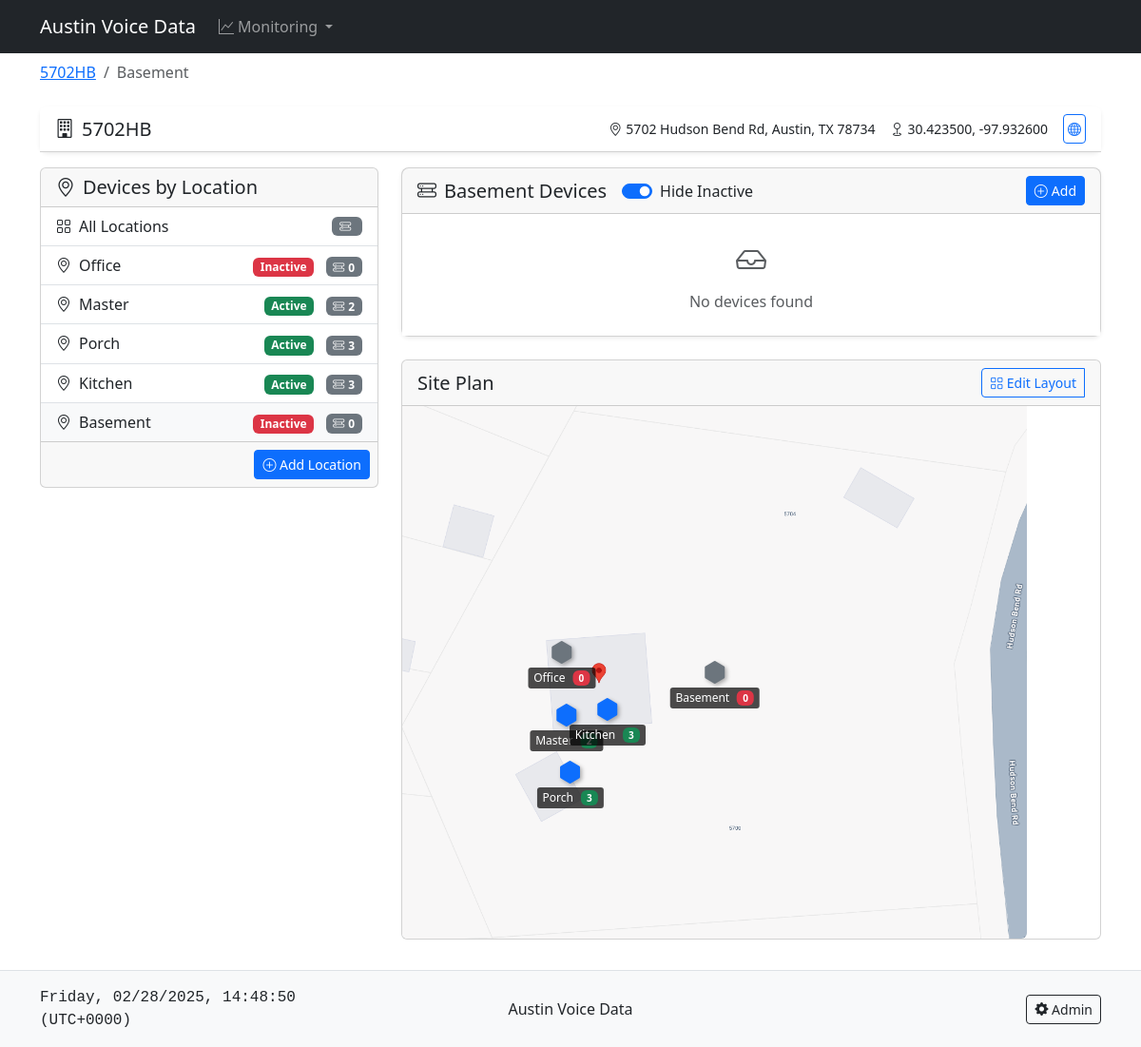
Page /5702hb/location/6/ on the committed database.
### sensors/models.py (models this page shows, shortened)
class Location(models.Model):
    name = models.CharField(max_length=100)
    place = models.ForeignKey(Place, on_delete=models.CASCADE, related_name='locations')
    x_coord = models.DecimalField(max_digits=5, decimal_places=2, null=True, blank=True)
    y_coord = models.DecimalField(max_digits=5, decimal_places=2, null=True, blank=True)
    is_active = models.BooleanField(
        default=True,
        help_text="Inactive locations will be hidden by default"
    )
    created_at = models.DateTimeField(auto_now_add=True)
    updated_at = models.DateTimeField(auto_now=True)
    class Meta:
        verbose_name_plural = '2. Locations'

class Place(models.Model):
    name = models.CharField(max_length=100)
    slug = models.SlugField(unique=True, null=True, blank=True)
    address = models.TextField()
    latitude = models.DecimalField(max_digits=9, decimal_places=6)
    longitude = models.DecimalField(max_digits=9, decimal_places=6)
    is_active = models.BooleanField(default=True)
    site_plan = models.ImageField(
        upload_to='site_plans/',
        null=True,
        blank=True,
        validators=[
            FileExtensionValidator(['jpg', 'jpeg', 'png']),
            validate_image_size
        ],
        help_text="Upload a site plan image (JPG/PNG, minimum 1024x768, max 5MB)"
    )
    site_plan_scale = models.FloatField(default=1.0)
    site_plan_x = models.FloatField(default=0)
    site_plan_y = models.FloatField(default=0)
    created_at = models.DateTimeField(auto_now_add=True)
    updated_at = models.DateTimeField(auto_now=True)
    class Meta:
        verbose_name_plural = '1. Places'

### sensors/views.py (the view)
# urls.py: path('<slug:place_slug>/location/<int:pk>/', views.LocationDetailView.as_view(), name='location_detail'),
class LocationDetailView(DetailView):
    model = Location
    template_name = 'sensors/location_detail.html'
    def get_context_data(self, **kwargs):
        context = super().get_context_data(**kwargs)
        locations = self.object.place.locations.annotate(
            active_devices_count=Count('devices', filter=Q(devices__is_active=True)),
            inactive_devices_count=Count('devices', filter=Q(devices__is_active=False))
        )
        context['place_locations'] = locations
        context['location'] = locations.get(pk=self.object.pk)
        m = folium.Map(
            location=[float(self.object.place.latitude), float(self.object.place.longitude)],
            zoom_start=15
        )
        folium.Marker(
            location=[float(self.object.place.latitude), float(self.object.place.longitude)],
            popup=self.object.place.name,
            tooltip=self.object.place.name,
            icon=folium.Icon(color='red', icon='info-sign')
        ).add_to(m)
        context['map_html'] = m._repr_html_()
        devices = self.object.devices.all()
        device_data = []
        for device in devices:
            device_data.append({
                'device': device,
                'total_sensors': device.sensors.count(),
                'active_sensors': device.sensors.filter(is_active=True).count(),
            })
        context['device_data'] = device_data
        context['total_devices'] = devices.count()
        context['active_devices'] = devices.filter(is_active=True).count()
        return context

### sensors/templates/sensors/location_detail.html (shortened to what this page needs)
{% extends "sensors/base.html" %}
{% block content %}
<div class="row">
    <div class="col-md-12 mb-4">
        <div class="d-flex justify-content-between align-items-center">
            <div>
                <nav aria-label="breadcrumb">
                    <ol class="breadcrumb mb-0">
                        <li class="breadcrumb-item">
                            <a href="{% url 'sensors:place_detail' location.place.slug %}">
                                {{ location.place.name }}
                            </a>
                        </li>
                        <li class="breadcrumb-item active">{{ location.name }}</li>
                    </ol>
                </nav>
            </div>
        </div>
    </div>
    <div class="col-12">
        {% include "sensors/includes/place_title_card.html" with place=location.place %}
    </div>
    <div class="col-md-4">
        <div class="card mb-4">
            <div class="card-header">
                <h5 class="card-title mb-0">
                    <i class="bi bi-geo-alt me-2"></i>Devices by Location
                </h5>
            </div>
            <div class="card-body p-0">
                <div class="list-group list-group-flush">
                    <a href="{% url 'sensors:place_devices' place_slug=location.place.slug %}"
                       class="list-group-item list-group-item-action d-flex justify-content-between align-items-center">
                        <div>
                            <i class="bi bi-grid me-2"></i>All Locations
                        </div>
                        <span class="badge bg-secondary" title="Total Devices">
                            <i class="bi bi-hdd-rack me-1"></i>{{ devices.count }}
                        </span>
                    </a>
                    {% for loc in place_locations %}
                    <a href="{% url 'sensors:location_devices' place_slug=location.place.slug location_pk=loc.pk %}"
                       class="list-group-item list-group-item-action d-flex justify-content-between align-items-center {% if loc == location %}bg-light{% endif %}">
                        <div>
                            <i class="bi bi-geo-alt me-2"></i>{{ loc.name }}
                        </div>
                        <div>
                            <span class="badge {% if loc.is_active %}bg-success{% else %}bg-danger{% endif %} me-2">
                                {% if loc.is_active %}Active{% else %}Inactive{% endif %}
                            </span>
                            <span class="badge bg-secondary">
                                <i class="bi bi-hdd-rack me-1"></i>{{ loc.active_devices_count }}
                            </span>
                        </div>
                    </a>
                    {% endfor %}
                </div>
            </div>
            <div class="card-footer text-end p-2">
                <a href="{% url 'sensors:location_create' place_slug=location.place.slug %}"
                   class="btn btn-primary btn-sm">
                    <i class="bi bi-plus-circle"></i> Add Location
                </a>
            </div>
        </div>
    </div>
    <div class="col-md-8">
        <div class="card rounded-3 shadow-sm border-1 mb-4">
            <div class="card-header py-2">
                <div class="d-flex justify-content-between align-items-center">
                    <div class="d-flex align-items-center gap-3">
                        <h5 class="card-title mb-0">
                            <i class="bi bi-hdd-rack me-2"></i>{{ location.name }} Devices
                        </h5>
                        <div class="form-check form-switch mb-0">
                            <input class="form-check-input" type="checkbox" id="showInactiveDevices">
                            <label class="form-check-label" for="showInactiveDevices">
                                Hide Inactive
                            </label>
                        </div>
                    </div>
                    <div>
                        <a href="{% url 'sensors:device_create' place_slug=location.place.slug location_pk=location.pk %}"
                           class="btn btn-primary btn-sm">
                            <i class="bi bi-plus-circle me-1"></i>Add
                        </a>
                    </div>
                </div>
            </div>
            <div class="card-body p-0">
                <div class="list-group list-group-flush">
                    {% for device in device_data %}
                    <div class="list-group-item {% if not device.device.is_active %}inactive-device{% endif %}"
                        {% if not device.device.is_active %}style="display: none;"{% endif %}>
                        <div class="d-flex justify-content-between align-items-center">
                            <div>
                                <h6 class="mb-1">
                                <a href="{% url 'sensors:device_detail' place_slug=location.place.slug location_pk=location.pk pk=device.device.pk %}"
                                    class="btn btn-sm btn-outline-info text-dark">
                                    <i class="bi bi-hdd-rack"></i> {{ device.device.name }}
                                </a>
                                {% if not device.device.is_active %}
                                <span class="badge bg-danger ms-2">Inactive</span>
                                {% endif %}
                                </h6>
                                <small class="text-body-secondary">
                                    <span class="badge bg-light text-dark border">
                                        {{ device.device.device_type }}
                                    </span>
                                    {% if device.device.manufacturer or device.device.model %}
                                    <span class="mx-1">•</span>
                                    {% if device.device.manufacturer %}{{ device.device.manufacturer }}{% endif %}
                                    {% if device.device.manufacturer and device.device.model %} - {% endif %}
                                    {% if device.device.model %}{{ device.device.model }}{% endif %}
                                    {% endif %}
                                    {% if device.device.serial_number %}
                                    <span class="mx-1">•</span>
                                    Serial: {{ device.device.serial_number }}
                                    {% endif %}
                                </small>
                            </div>
                            <div class="d-flex align-items-center gap-2">
                                <div class="form-check form-switch mb-0">
                                    <input class="form-check-input device-status-toggle"
                                           type="checkbox"
                                           id="deviceStatus_{{ device.device.pk }}"
                                           data-device-id="{{ device.device.pk }}"
                                           data-location-id="{{ device.device.location.pk }}"
                                           data-place-slug="{{ device.device.location.place.slug }}"
                                           {% if device.device.is_active %}checked{% endif %}
                                           {% if not device.device.location.is_active %}disabled{% endif %}>
                                </div>
                                <div class="btn-group" role="group" aria-label="Device Actions">
                                    <a href="{% url 'sensors:device_update' place_slug=location.place.slug location_pk=location.pk pk=device.device.pk %}"
                                       class="btn btn-warning btn-sm">
                                        <i class="bi bi-pencil"></i>
                                    </a>
                                    <a href="{% url 'sensors:device_delete' place_slug=location.place.slug location_pk=location.pk pk=device.device.pk %}"
                                       class="btn btn-danger btn-sm">
                                        <i class="bi bi-trash"></i>
                                    </a>
                                </div>
                            </div>
                        </div>
                    </div>
                    {% empty %}
                    <div class="list-group-item">
                        <div class="text-center text-muted py-3">
                            <i class="bi bi-inbox fs-2"></i>
                            <p class="mb-0 mt-2">No devices found</p>
                        </div>
                    </div>
                    {% endfor %}
                </div>
            </div>
        </div>
        {% include "sensors/includes/site_plan_card.html" with place=location.place locations=place_locations current_location=location %}
    </div>
</div>
{% endblock %}

### sensors/templates/sensors/includes/place_title_card.html (shortened to what this page needs)
{% load widget_tweaks %}
<div class="card rounded-3 shadow-sm border-0 mb-3">
    <div class="card-header bg-white py-2">
        <div class="d-flex justify-content-between align-items-center">
            <h5 class="card-title mb-0">
                <i class="bi bi-building me-2"></i>{{ place.name }}
            </h5>
            <div class="d-flex align-items-center gap-3 small">
                <span>
                    <i class="bi bi-geo-alt me-1"></i>{{ place.address }}
                </span>
                <span>
                    <i class="bi bi-geo me-1"></i>{{ place.latitude }}, {{ place.longitude }}
                </span>
                <a href="https://www.google.com/maps?q={{ place.latitude }},{{ place.longitude }}"
                   onclick="window.open(this.href, 'googleMaps', 'width=800,height=600'); return false;"
                   class="btn btn-outline-primary btn-sm p-1"
                   title="Open in Google Maps">
                    <i class="bi bi-globe"></i>
                </a>
            </div>
        </div>
    </div>
</div>

### sensors/templates/sensors/includes/site_plan_card.html (shortened to what this page needs)
<div class="card mb-4">
    <div class="card-header d-flex justify-content-between align-items-center">
        <h5 class="card-title mb-0">Site Plan</h5>
        <div class="btn-group">
            <button id="editModeToggle" class="btn btn-sm btn-outline-primary">
                <i class="bi bi-grid"></i> Edit Layout
            </button>
        </div>
    </div>
    <div class="card-body p-0">
        <div id="siteMapContainer" class="position-relative"
             style="aspect-ratio: {{ place.site_plan.width }}/{{ place.site_plan.height }}; overflow: hidden;"
             data-scale="{{ place.site_plan_scale }}"
             data-x="{{ place.site_plan_x }}"
             data-y="{{ place.site_plan_y }}">
            <img src="{{ place.site_plan.url }}" alt="Site plan"
                 class="img-fluid w-100 h-100" style="object-fit: contain;">
            {% for location in locations %}
            <div class="location-marker position-absolute"
                 data-location-id="{{ location.pk }}"
                 data-active="{{ location.is_active|lower }}"
                 data-x="{{ location.x_coord|default:50 }}"
                 data-y="{{ location.y_coord|default:50 }}"
                 style="left: {{ location.x_coord|default:50 }}%; top: {{ location.y_coord|default:50 }}%;">
                <i class="bi bi-hexagon-fill {% if location.is_active %}text-primary{% else %}text-secondary{% endif %} fs-4"></i>
                <div class="location-label">
                    {{ location.name }}
                    <span class="badge {% if location.is_active %}bg-success{% else %}bg-danger{% endif %} ms-1">
                        {{ location.active_devices_count }}
                    </span>
                </div>
            </div>
            {% endfor %}
        </div>
    </div>
</div>

### rows in the picture
Location: place.name "5702HB", name "Basement", is_active "Inactive", active_devices_count "0"
Place: name "5702HB", address "5702 Hudson Bend Rd, Austin, TX 78734", latitude "30.423500", longitude "-97.932600", site_plan (picture)
Location: name "Office", is_active "Inactive", active_devices_count "0"
Location: name "Master", is_active "Active", active_devices_count "2"
Location: name "Porch", is_active "Active", active_devices_count "3"
Location: name "Kitchen", is_active "Active", active_devices_count "3"
